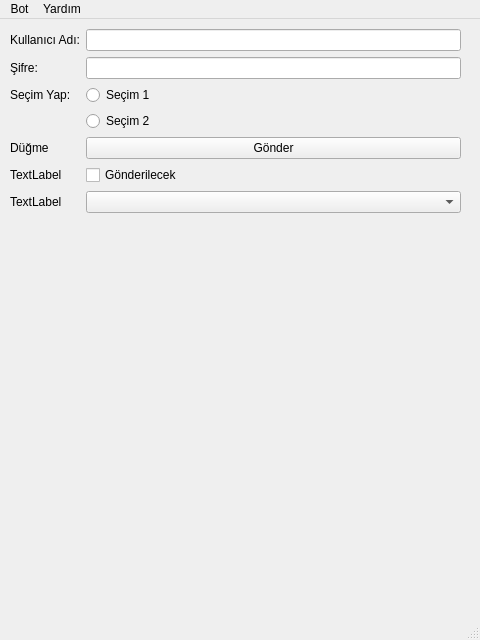
<?xml version="1.0" encoding="UTF-8"?>
<ui version="4.0">
 <class>MainWindow</class>
 <widget class="QMainWindow" name="MainWindow">
  <property name="geometry">
   <rect>
    <x>0</x>
    <y>0</y>
    <width>480</width>
    <height>640</height>
   </rect>
  </property>
  <property name="windowTitle">
   <string>MainWindow</string>
  </property>
  <widget class="QWidget" name="centralwidget">
   <widget class="QWidget" name="formLayoutWidget">
    <property name="geometry">
     <rect>
      <x>10</x>
      <y>10</y>
      <width>451</width>
      <height>581</height>
     </rect>
    </property>
    <layout class="QFormLayout" name="formLayout">
     <property name="sizeConstraint">
      <enum>QLayout::SetNoConstraint</enum>
     </property>
     <property name="fieldGrowthPolicy">
      <enum>QFormLayout::AllNonFixedFieldsGrow</enum>
     </property>
     <property name="rowWrapPolicy">
      <enum>QFormLayout::DontWrapRows</enum>
     </property>
     <item row="2" column="0">
      <widget class="QLabel" name="label">
       <property name="text">
        <string>Şifre:</string>
       </property>
      </widget>
     </item>
     <item row="2" column="1">
      <widget class="QLineEdit" name="txtPass"/>
     </item>
     <item row="1" column="1">
      <widget class="QLineEdit" name="txtUser"/>
     </item>
     <item row="1" column="0">
      <widget class="QLabel" name="label_2">
       <property name="text">
        <string>Kullanıcı Adı:</string>
       </property>
      </widget>
     </item>
     <item row="3" column="0">
      <widget class="QLabel" name="label_3">
       <property name="text">
        <string>Seçim Yap:</string>
       </property>
      </widget>
     </item>
     <item row="5" column="1">
      <widget class="QPushButton" name="btGonder">
       <property name="text">
        <string>Gönder</string>
       </property>
      </widget>
     </item>
     <item row="5" column="0">
      <widget class="QLabel" name="label_4">
       <property name="text">
        <string>Düğme</string>
       </property>
      </widget>
     </item>
     <item row="6" column="0">
      <widget class="QLabel" name="label_5">
       <property name="text">
        <string>TextLabel</string>
       </property>
      </widget>
     </item>
     <item row="7" column="0">
      <widget class="QLabel" name="label_6">
       <property name="text">
        <string>TextLabel</string>
       </property>
      </widget>
     </item>
     <item row="3" column="1">
      <widget class="QRadioButton" name="rdb1">
       <property name="text">
        <string>Seçim 1</string>
       </property>
      </widget>
     </item>
     <item row="4" column="1">
      <widget class="QRadioButton" name="rdb2">
       <property name="text">
        <string>Seçim 2</string>
       </property>
      </widget>
     </item>
     <item row="6" column="1">
      <widget class="QCheckBox" name="chkSecim">
       <property name="text">
        <string>Gönderilecek</string>
       </property>
      </widget>
     </item>
     <item row="7" column="1">
      <widget class="QComboBox" name="cmbSecim"/>
     </item>
    </layout>
   </widget>
  </widget>
  <widget class="QMenuBar" name="menubar">
   <property name="geometry">
    <rect>
     <x>0</x>
     <y>0</y>
     <width>480</width>
     <height>29</height>
    </rect>
   </property>
   <widget class="QMenu" name="menuBot">
    <property name="title">
     <string>Bot</string>
    </property>
    <addaction name="actionHesap_Bilgileri"/>
   </widget>
   <widget class="QMenu" name="menuYard_m">
    <property name="title">
     <string>Yardım</string>
    </property>
    <addaction name="actionHakk_nda"/>
   </widget>
   <addaction name="menuBot"/>
   <addaction name="menuYard_m"/>
  </widget>
  <widget class="QStatusBar" name="statusbar"/>
  <action name="actionHesap_Bilgileri">
   <property name="text">
    <string>Hesap Bilgileri</string>
   </property>
  </action>
  <action name="actionHakk_nda">
   <property name="text">
    <string>Hakkında</string>
   </property>
  </action>
 </widget>
 <resources/>
 <connections/>
</ui>
